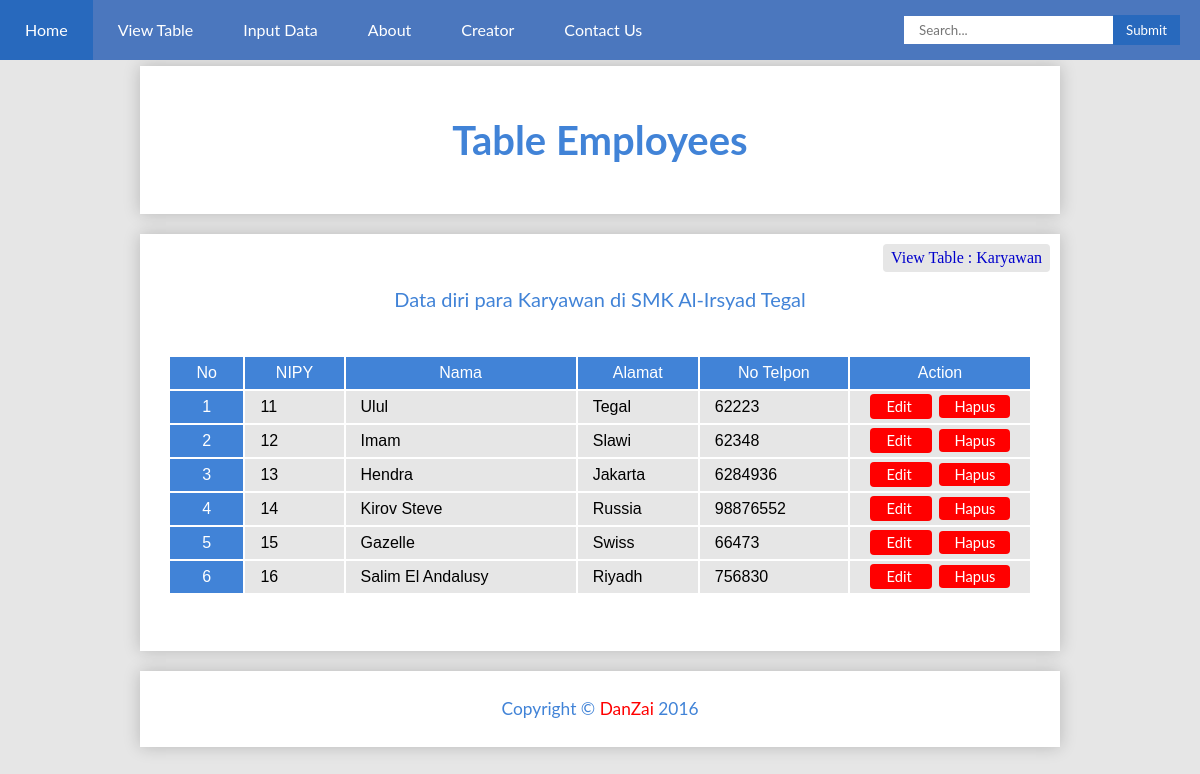
Page /karyawan/index.php on the committed database.
### tables this page shows
CREATE TABLE IF NOT EXISTS `tb_karyawan` (
  `nipy` int(15) NOT NULL DEFAULT '0',
  `nama` varchar(30) DEFAULT NULL,
  `alamat` varchar(30) DEFAULT NULL,
  `no_telp` int(15) DEFAULT NULL,
  PRIMARY KEY (`nipy`)
);

### karyawan/index.php (the view, shortened to what this page needs)
<!DOCTYPE html>
<html>
<head>
  <link rel="stylesheet" type="text/css" href="../css/style.css">
</head>
<body>
<header>
	<?php include("../header.php"); ?>
</header>
<div class="kabeh">
  <div class="judul"><h3>Table Employees</h3></div>
  <div class="isi">
    <p class="note">View Table : Karyawan</p>
    <div class="ket"><p>Data diri para Karyawan di SMK Al-Irsyad Tegal</p></div>
		<table width="auto" cellspacing="2" class="tabel">
			<tr class="warna">
				<td>No</td>
				<td>NIPY</td>
				<td>Nama</td>
				<td>Alamat</td>
				<td>No Telpon</td>
				<td>Action</td>
			</tr>
			<?php
				$nomor=1;
				$hasil = mysql_query("select * from tb_karyawan");
				while($cetak=mysql_fetch_row($hasil)){
					$nipy		= $cetak[0];
					$nama 		= $cetak[1];
					$alamat 	= $cetak[2];
					$no_telp	= $cetak[3];
			?>
			<tr>
				<td class="warna"> <?php echo $nomor; ?> </td>
				<td class="warna2"> <?php echo $nipy ?> </td>
				<td class="warna2"> <?php echo $nama ?> </td>
				<td class="warna2"> <?php echo $alamat ?> </td>
				<td class="warna2"> <?php echo $no_telp ?> </td>
				<td class="act">
					<center><a class="action1" href="editdata.php?id=<?php echo $nipy ?>" > Edit </a>
					<a class="action2" href="hapusdata.php?id=<?php echo $nipy ?>" > Hapus </a></center>
				</td>
			<?php
				$nomor++;
				}
			?>
			</tr>
		</table>
	</div>
	<footer class="footer">
  		<p>Copyright &copy <a href="http://nexiapedia.blogspot.com/">DanZai</a> 2016</p>
	</footer>
</div>
</body>
</html>

### header.php (shortened to what this page needs)
<nav>
  <ul>
    <li><a href="http://localhost/zero/">Home</a></li>
    <li class="dropdown">
        <a href="#" class="dropbtn">View Table</a>
      </li>
      <li class="dropdown">
        <a href="#" class="dropbtn">Input Data</a>
      </li>
      <li><a href="http://localhost/zero/about.php">About</a></li>
      <li><a href="http://localhost/zero/creator.php">Creator</a></li>
      <li><a href="http://localhost/zero/contact.php">Contact Us</a></li>
  </ul>
        <div>
        <form class="pencarian" name="pencarian" method="post" action="caridata.php">
          <input class="search" type="text" name="cari" placeholder="Search..." required>
          <input class="button" type="submit" value="Submit">
        </form>
        </div>
</nav>

### css/style.css (style rules this page uses)
body { margin: 0; padding: 0; background-color: #e6e6e6; }
nav { position: fixed; background-color: #4B77BE; height: 60px; width: 100%; display: block; }
ul { list-style: none; margin: 0; padding: 0; }
li { float: left; display: inline; }
li a, .dropbtn { display: inline-block; color: white; text-align: center; padding: 20px 25px; text-decoration: none; }
a { font-family: "century gothic", lato, sans-serif; }
.dropdown { display: inline-block; }
.pencarian { float: right; margin: 15px 0; margin-right: 15px; }
.search { padding: 6px 15px; border: 0px solid; font-family: "century gothic", lato, sans-serif; width: 180px; }
.button { position: relative; padding: 7px 13px; left: -5px; border: 0px solid; font-family: "century gothic", lato, sans-serif; background-color: #2869bd; color: white; cursor: pointer; }
.kabeh { padding-top: 5.5%; }
.judul { margin: 0 auto; width: 75%; background-color: white; padding: 10px 10px; height: 100%; box-shadow: 0px 0px 16px 0px rgba(0,0,0,0.2); }
.judul h3 { font-family: 'Lato', sans-serif; text-align: center; font-size: 30pt; color: #4183D7; display: block; }
.ket { padding-top: 2.5%; padding-bottom: 0.5%; margin: 0 auto; width: 80%; }
.ket p { font-family: 'Lato', sans-serif; text-align: center; font-size: 15pt; color: #4183D7; }
.isi { margin: 20px auto; width: 75%; background-color: white; padding: 10px 10px; padding-bottom: 3%; min-height: 250px; box-shadow: 0px 0px 16px 0px rgba(0,0,0,0.2); }
.note { font-family: nexa; margin: 0; margin-bottom: 10px; padding: 5px 8px; float: right; background-color: #e6e6e6; border-radius: 4px; color: #0000cc; }
.tabel { margin: 20px auto; border: none; text-align: center; clear: both; width: 96%; }
.tabel td { padding: 7px 15px; font-family: 'Quicksand', sans-serif; }
.warna { background-color: #4183D7; color: #FFF; }
.warna2 { background-color: #e6e6e6; text-align: left; }
.act { background-color: #e6e6e6; text-align: left; width: 150px; }
.action1 { background-color: red; color: #FFF; padding: 4px 17px; border-radius: 4px; font-size: 11pt; margin-right: 7px; text-decoration: none; }
.action2 { background-color: red; color: #FFF; padding: 3px 15px; border-radius: 4px; font-size: 11pt; text-decoration: none; }
.footer { margin: 0 auto; margin-top: 10px; width: 75%; background-color: white; padding: 10px 10px; height: 100%; box-shadow: 0px 0px 16px 0px rgba(0,0,0,0.2); }
.footer p { font-family: 'Lato', sans-serif; text-align: center; font-size: 13pt; color: #4183D7; }
.footer a { text-decoration: none; color: red; }

### rows in the picture
tb_karyawan: nipy "11", nama "Ulul", alamat "Tegal", no_telp "62223"
tb_karyawan: nipy "12", nama "Imam", alamat "Slawi", no_telp "62348"
tb_karyawan: nipy "13", nama "Hendra", alamat "Jakarta", no_telp "6284936"
tb_karyawan: nipy "14", nama "Kirov Steve", alamat "Russia", no_telp "98876552"
tb_karyawan: nipy "15", nama "Gazelle", alamat "Swiss", no_telp "66473"
tb_karyawan: nipy "16", nama "Salim El Andalusy", alamat "Riyadh", no_telp "756830"
